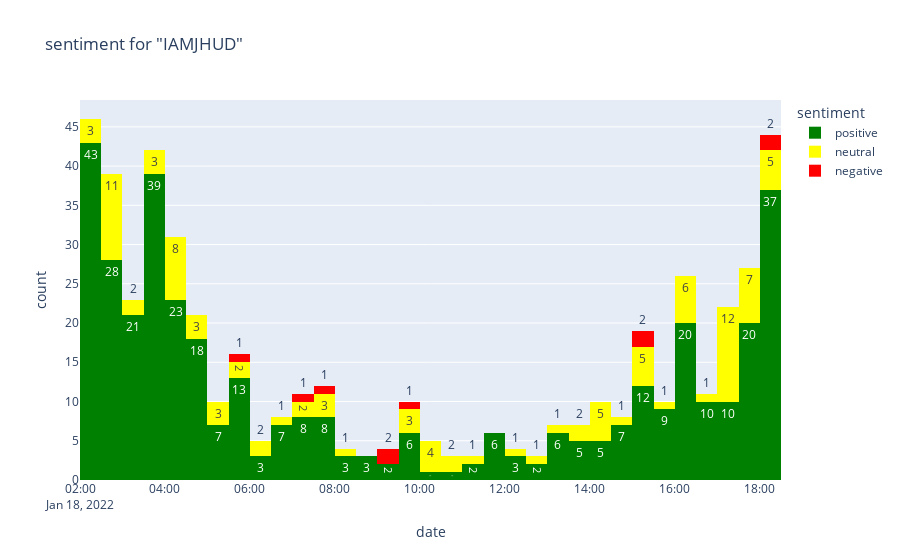

Notebook code cell kept with this figure:
### Markdown cell above
### View tweet sentiments over time

### Code cell
fig = px.histogram(df,
                   x="date",
                   color="sentiment",
                   text_auto=True,
                   color_discrete_map=S,
                   nbins=60,
                   title=f'sentiment for "{q}"')
fig.show()

### Figure 1 — Plotly figure (JSON) as saved in the notebook; plotly's stock layout.template omitted (floating-point values rounded to 4 significant figures; data arrays with more than 128 entries replaced by an {"elided": "..."} marker saying what was removed)
{"data": [{"alignmentgroup": "True", "bingroup": "x", "hovertemplate": "sentiment=positive<br>date=%{x}<br>count=%{y}<extra></extra>", "legendgroup": "positive", "marker": {"color": "green", "pattern": {"shape": ""}}, "name": "positive", "nbinsx": 60, "offsetgroup": "positive", "orientation": "v", "showlegend": true, "texttemplate": "%{value}", "type": "histogram", "x": {"elided": "388 str values"}, "xaxis": "x", "yaxis": "y"}, {"alignmentgroup": "True", "bingroup": "x", "hovertemplate": "sentiment=neutral<br>date=%{x}<br>count=%{y}<extra></extra>", "legendgroup": "neutral", "marker": {"color": "yellow", "pattern": {"shape": ""}}, "name": "neutral", "nbinsx": 60, "offsetgroup": "neutral", "orientation": "v", "showlegend": true, "texttemplate": "%{value}", "type": "histogram", "x": ["2022-01-18T02:20:07+00:00", "2022-01-18T02:20:55+00:00", "2022-01-18T02:22:55+00:00", "2022-01-18T02:32:55+00:00", "2022-01-18T02:33:40+00:00", "2022-01-18T02:34:20+00:00", "2022-01-18T02:38:40+00:00", "2022-01-18T02:44:26+00:00", "2022-01-18T02:44:49+00:00", "2022-01-18T02:45:41+00:00", "2022-01-18T02:55:14+00:00", "2022-01-18T02:56:11+00:00", "2022-01-18T02:57:23+00:00", "2022-01-18T02:59:53+00:00", "2022-01-18T03:05:38+00:00", "2022-01-18T03:13:50+00:00", "2022-01-18T03:39:50+00:00", "2022-01-18T03:40:56+00:00", "2022-01-18T03:57:20+00:00", "2022-01-18T04:00:51+00:00", "2022-01-18T04:03:32+00:00", "2022-01-18T04:08:27+00:00", "2022-01-18T04:12:59+00:00", "2022-01-18T04:13:57+00:00", "2022-01-18T04:21:00+00:00", "2022-01-18T04:24:58+00:00", "2022-01-18T04:25:28+00:00", "2022-01-18T04:36:23+00:00", "2022-01-18T04:42:11+00:00", "2022-01-18T04:51:41+00:00", "2022-01-18T05:09:11+00:00", "2022-01-18T05:18:17+00:00", "2022-01-18T05:18:32+00:00", "2022-01-18T05:38:25+00:00", "2022-01-18T05:47:17+00:00", "2022-01-18T06:13:03+00:00", "2022-01-18T06:14:53+00:00", "2022-01-18T06:50:19+00:00", "2022-01-18T07:09:11+00:00", "2022-01-18T07:26:26+00:00", "2022-01-18T07:41:36+00:00", "2022-01-18T07:47:06+00:00", "2022-01-18T07:49:48+00:00", "2022-01-18T08:27:17+00:00", "2022-01-18T09:30:52+00:00", "2022-01-18T09:38:54+00:00", "2022-01-18T09:54:06+00:00", "2022-01-18T10:03:03+00:00", "2022-01-18T10:04:34+00:00", "2022-01-18T10:05:51+00:00", "2022-01-18T10:08:15+00:00", "2022-01-18T10:41:20+00:00", "2022-01-18T10:53:21+00:00", "2022-01-18T11:13:03+00:00", "2022-01-18T12:26:09+00:00", "2022-01-18T12:31:43+00:00", "2022-01-18T13:11:34+00:00", "2022-01-18T13:31:01+00:00", "2022-01-18T13:37:04+00:00", "2022-01-18T14:15:34+00:00", "2022-01-18T14:24:06+00:00", "2022-01-18T14:27:32+00:00", "2022-01-18T14:27:43+00:00", "2022-01-18T14:27:50+00:00", "2022-01-18T14:48:56+00:00", "2022-01-18T15:07:54+00:00", "2022-01-18T15:14:32+00:00", "2022-01-18T15:19:09+00:00", "2022-01-18T15:22:41+00:00", "2022-01-18T15:22:57+00:00", "2022-01-18T15:39:27+00:00", "2022-01-18T16:06:24+00:00", "2022-01-18T16:11:37+00:00", "2022-01-18T16:13:02+00:00", "2022-01-18T16:15:48+00:00", "2022-01-18T16:18:34+00:00", "2022-01-18T16:19:23+00:00", "2022-01-18T16:54:38+00:00", "2022-01-18T17:16:28+00:00", "2022-01-18T17:21:06+00:00", "2022-01-18T17:21:27+00:00", "2022-01-18T17:21:43+00:00", "2022-01-18T17:22:30+00:00", "2022-01-18T17:22:52+00:00", "2022-01-18T17:23:32+00:00", "2022-01-18T17:24:53+00:00", "2022-01-18T17:25:11+00:00", "2022-01-18T17:26:33+00:00", "2022-01-18T17:26:41+00:00", "2022-01-18T17:27:25+00:00", "2022-01-18T17:32:21+00:00", "2022-01-18T17:32:30+00:00", "2022-01-18T17:37:15+00:00", "2022-01-18T17:39:01+00:00", "2022-01-18T17:44:53+00:00", "2022-01-18T17:50:56+00:00", "2022-01-18T17:51:01+00:00", "2022-01-18T18:00:59+00:00", "2022-01-18T18:13:58+00:00", "2022-01-18T18:15:07+00:00", "2022-01-18T18:15:59+00:00", "2022-01-18T18:19:38+00:00"], "xaxis": "x", "yaxis": "y"}, {"alignmentgroup": "True", "bingroup": "x", "hovertemplate": "sentiment=negative<br>date=%{x}<br>count=%{y}<extra></extra>", "legendgroup": "negative", "marker": {"color": "red", "pattern": {"shape": ""}}, "name": "negative", "nbinsx": 60, "offsetgroup": "negative", "orientation": "v", "showlegend": true, "texttemplate": "%{value}", "type": "histogram", "x": ["2022-01-18T05:34:41+00:00", "2022-01-18T07:00:12+00:00", "2022-01-18T07:56:24+00:00", "2022-01-18T09:21:02+00:00", "2022-01-18T09:26:34+00:00", "2022-01-18T09:30:28+00:00", "2022-01-18T15:16:18+00:00", "2022-01-18T15:22:03+00:00", "2022-01-18T18:08:05+00:00", "2022-01-18T18:15:11+00:00"], "xaxis": "x", "yaxis": "y"}], "layout": {"barmode": "relative", "legend": {"title": {"text": "sentiment"}, "tracegroupgap": 0}, "title": {"text": "sentiment for \"IAMJHUD\""}, "xaxis": {"anchor": "y", "domain": [0, 1], "title": {"text": "date"}}, "yaxis": {"anchor": "x", "domain": [0, 1], "title": {"text": "count"}}}}
